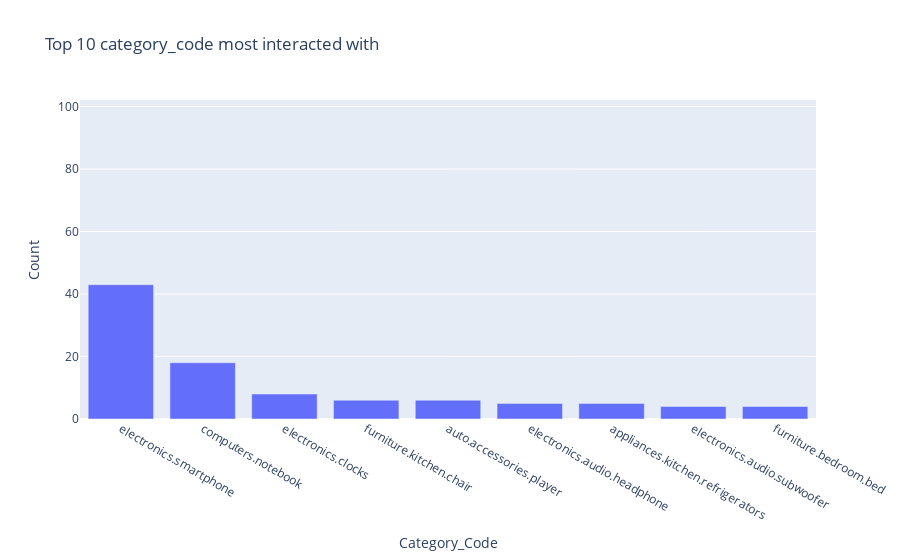

The code cell stored with this chart in its notebook:
### Markdown cell above
### category_code
The category_code is describing the category, a product_id and category_id is assigned to. Every Product_id and Category_id is assigned to a single category_code, which is summarizing many product_ids and category_ids into categories. This knowledge is also based on the more detailed analyzes within the file "product_analysis.ipnynb". As you can see in the overview, there are ... unique category_code.

### Code cell
sdf_count_per_category_code=spark.sql("SELECT DISTINCT(category_code) AS Category_Code, \
                                              COUNT(product_id) AS Count \
                                        FROM Data \
                                        GROUP BY category_code \
                                        ORDER BY Count DESC")
px.bar(sdf_count_per_category_code.limit(10).toPandas(), x="Category_Code", y="Count", title="Top 10 category_code most interacted with")

### Figure 1 — Plotly figure (JSON) as saved in the notebook; plotly's stock layout.template omitted (floating-point values rounded to 4 significant figures)
{"data": [{"alignmentgroup": "True", "hovertemplate": "Category_Code=%{x}<br>Count=%{y}<extra></extra>", "legendgroup": "", "marker": {"color": "#636efa"}, "name": "", "offsetgroup": "", "orientation": "v", "showlegend": false, "textposition": "auto", "type": "bar", "x": [null, "electronics.smartphone", "computers.notebook", "electronics.clocks", "furniture.kitchen.chair", "auto.accessories.player", "electronics.audio.headphone", "appliances.kitchen.refrigerators", "electronics.audio.subwoofer", "furniture.bedroom.bed"], "xaxis": "x", "y": [97, 43, 18, 8, 6, 6, 5, 5, 4, 4], "yaxis": "y"}], "layout": {"barmode": "relative", "legend": {"tracegroupgap": 0}, "title": {"text": "Top 10 category_code most interacted with"}, "xaxis": {"anchor": "y", "domain": [0, 1], "title": {"text": "Category_Code"}}, "yaxis": {"anchor": "x", "domain": [0, 1], "title": {"text": "Count"}}}}
